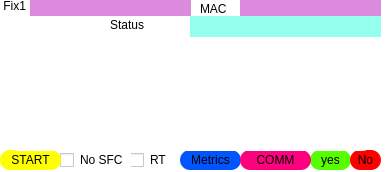
          <widget class="QFrame" name="fix_mp_12">
           <property name="geometry">
            <rect>
             <x>390</x>
             <y>350</y>
             <width>390</width>
             <height>172</height>
            </rect>
           </property>
           <property name="styleSheet">
            <string notr="true">border-radius:20px;
background-color: rgb(255, 255, 255);</string>
           </property>
           <property name="frameShape">
            <enum>QFrame::StyledPanel</enum>
           </property>
           <property name="frameShadow">
            <enum>QFrame::Raised</enum>
           </property>
           <widget class="QLabel" name="label_49">
            <property name="geometry">
             <rect>
              <x>0</x>
              <y>-3</y>
              <width>58</width>
              <height>18</height>
             </rect>
            </property>
            <property name="styleSheet">
             <string notr="true">background-color: rgba(255, 222, 222, 0);
color: rgb(0, 0, 0);</string>
            </property>
            <property name="text">
             <string> Fix1</string>
            </property>
           </widget>
           <widget class="QLineEdit" name="msn1_18">
            <property name="geometry">
             <rect>
              <x>30</x>
              <y>0</y>
              <width>161</width>
              <height>16</height>
             </rect>
            </property>
            <property name="styleSheet">
             <string notr="true">background-color: rgb(220, 138, 221);</string>
            </property>
           </widget>
           <widget class="QLineEdit" name="mc1_18">
            <property name="geometry">
             <rect>
              <x>240</x>
              <y>0</y>
              <width>141</width>
              <height>16</height>
             </rect>
            </property>
            <property name="styleSheet">
             <string notr="true">background-color: rgb(220, 138, 221);</string>
            </property>
           </widget>
           <widget class="QLabel" name="mc_tpm_18">
            <property name="geometry">
             <rect>
              <x>200</x>
              <y>0</y>
              <width>31</width>
              <height>18</height>
             </rect>
            </property>
            <property name="styleSheet">
             <string notr="true">color: rgb(0, 0, 0);background-color: rgba(255, 222, 222, 0);</string>
            </property>
            <property name="text">
             <string>MAC</string>
            </property>
           </widget>
           <widget class="QPushButton" name="bt_yes_18">
            <property name="geometry">
             <rect>
              <x>310</x>
              <y>150</y>
              <width>41</width>
              <height>20</height>
             </rect>
            </property>
            <property name="styleSheet">
             <string notr="true">QPushButton{
	background-color: rgb(85, 255, 0);

border-radius:10px;
}
QPushButton:hover{
	
	background-color: rgb(85, 255, 127);
border-radius:10px;
}
</string>
            </property>
            <property name="text">
             <string>yes</string>
            </property>
           </widget>
           <widget class="QPushButton" name="bt_no_18">
            <property name="geometry">
             <rect>
              <x>350</x>
              <y>150</y>
              <width>31</width>
              <height>20</height>
             </rect>
            </property>
            <property name="styleSheet">
             <string notr="true">QPushButton{
	background-color: rgb(255, 0, 0);
border-radius:10px;
}
QPushButton:hover{
	background-color: rgb(170, 0, 0);
border-radius:10px;
}
</string>
            </property>
            <property name="text">
             <string>No</string>
            </property>
           </widget>
           <widget class="QLabel" name="status_mpmb_18">
            <property name="geometry">
             <rect>
              <x>190</x>
              <y>16</y>
              <width>191</width>
              <height>21</height>
             </rect>
            </property>
            <property name="styleSheet">
             <string notr="true">background-color: rgba(111, 255, 231, 190);</string>
            </property>
            <property name="text">
             <string/>
            </property>
           </widget>
           <widget class="QLabel" name="mc_tpm_38">
            <property name="geometry">
             <rect>
              <x>110</x>
              <y>15</y>
              <width>91</width>
              <height>20</height>
             </rect>
            </property>
            <property name="styleSheet">
             <string notr="true">color: rgb(0, 0, 0);background-color: rgba(255, 222, 222, 0);</string>
            </property>
            <property name="text">
             <string>Status</string>
            </property>
           </widget>
           <widget class="QCheckBox" name="cb_rt_18">
            <property name="geometry">
             <rect>
              <x>130</x>
              <y>150</y>
              <width>51</width>
              <height>20</height>
             </rect>
            </property>
            <property name="styleSheet">
             <string notr="true">color: rgb(0, 0, 0);</string>
            </property>
            <property name="text">
             <string>RT</string>
            </property>
           </widget>
           <widget class="QCheckBox" name="cb_no_sfc_18">
            <property name="geometry">
             <rect>
              <x>60</x>
              <y>150</y>
              <width>71</width>
              <height>20</height>
             </rect>
            </property>
            <property name="styleSheet">
             <string notr="true">color: rgb(0, 0, 0);</string>
            </property>
            <property name="text">
             <string>No SFC</string>
            </property>
           </widget>
           <widget class="QPushButton" name="mp_mentrics_18">
            <property name="geometry">
             <rect>
              <x>180</x>
              <y>150</y>
              <width>61</width>
              <height>20</height>
             </rect>
            </property>
            <property name="styleSheet">
             <string notr="true">QPushButton{
	
	background-color: rgb(0, 85, 255);

border-radius:10px;
}
QPushButton:hover{
	
	
	background-color: rgb(85, 170, 255);
border-radius:10px;
}
</string>
            </property>
            <property name="text">
             <string>Metrics</string>
            </property>
           </widget>
           <widget class="QPushButton" name="mp_comm_18">
            <property name="geometry">
             <rect>
              <x>240</x>
              <y>150</y>
              <width>71</width>
              <height>20</height>
             </rect>
            </property>
            <property name="styleSheet">
             <string notr="true">QPushButton{
	background-color: rgb(255, 0, 127);
border-radius:10px;
}
QPushButton:hover{
	
border-radius:10px;
	background-color: rgb(255, 85, 255);
}
</string>
            </property>
            <property name="text">
             <string>COMM</string>
            </property>
           </widget>
           <widget class="QPushButton" name="mp_start_18">
            <property name="geometry">
             <rect>
              <x>0</x>
              <y>150</y>
              <width>61</width>
              <height>20</height>
             </rect>
            </property>
            <property name="styleSheet">
             <string notr="true">QPushButton{
	color: rgb(0, 0, 0);
	background-color: rgb(255, 255, 0);
border-radius:10px;
}
QPushButton:hover{
		color: rgb(0, 0, 0);
border-radius:10px;
	background-color: qconicalgradient(cx:0.5, cy:0.5, angle:0, stop:0 rgba(255, 0, 0, 255), stop:0.166 rgba(255, 255, 0, 255), stop:0.333 rgba(0, 255, 0, 255), stop:0.5 rgba(0, 255, 255, 255), stop:0.666 rgba(0, 0, 255, 255), stop:0.833 rgba(255, 0, 255, 255), stop:1 rgba(255, 0, 0, 255));
}
</string>
            </property>
            <property name="text">
             <string>START</string>
            </property>
           </widget>
           <widget class="QWidget" name="verticalLayoutWidget_28">
            <property name="geometry">
             <rect>
              <x>0</x>
              <y>40</y>
              <width>381</width>
              <height>111</height>
             </rect>
            </property>
            <layout class="QVBoxLayout" name="mpcon_18"/>
           </widget>
          </widget>
